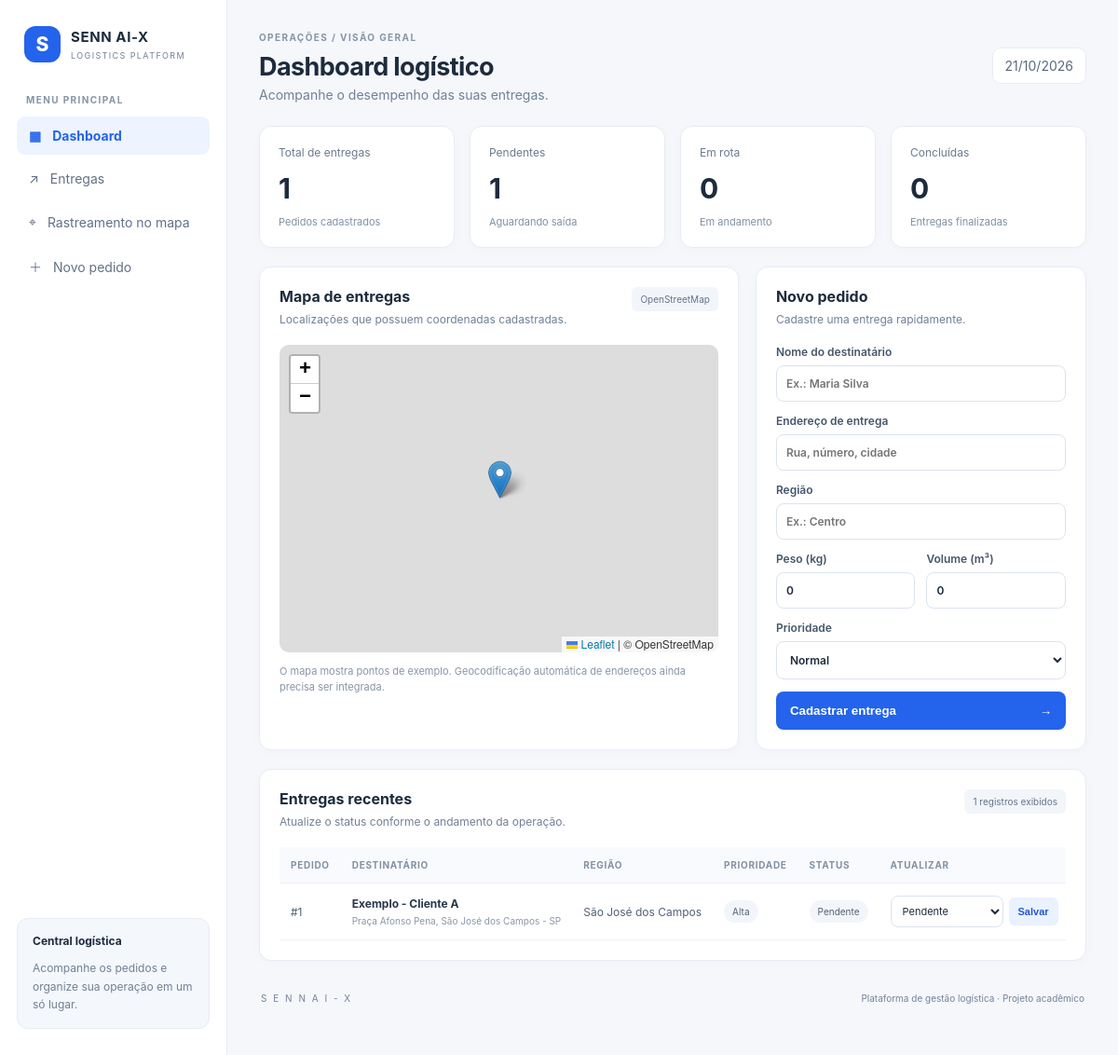
The page / on the database its author committed.
### tables this page shows
CREATE TABLE IF NOT EXISTS entregas (
  id INT AUTO_INCREMENT PRIMARY KEY,
  destinatario VARCHAR(120) NOT NULL,
  endereco VARCHAR(255) NOT NULL,
  regiao VARCHAR(100) NOT NULL,
  janela_entrega DATETIME NULL,
  peso_kg DECIMAL(10,2) NOT NULL DEFAULT 0,
  volume_m3 DECIMAL(10,2) NOT NULL DEFAULT 0,
  prioridade ENUM('Baixa','Normal','Alta','Urgente') NOT NULL DEFAULT 'Normal',
  status ENUM('Pendente','A caminho','Entregue','Falha') NOT NULL DEFAULT 'Pendente',
  latitude DECIMAL(10,7) NULL,
  longitude DECIMAL(10,7) NULL,
  criado_em TIMESTAMP DEFAULT CURRENT_TIMESTAMP
);

### index.php (the view, shortened to what this page needs)
<?php
require __DIR__ . '/config.php';
function e($value) {
    return htmlspecialchars((string)$value, ENT_QUOTES, 'UTF-8');
}
$total = (int)$pdo->query('SELECT COUNT(*) FROM entregas')->fetchColumn();
$pendentes = (int)$pdo->query("SELECT COUNT(*) FROM entregas WHERE status='Pendente'")->fetchColumn();
$emRota = (int)$pdo->query("SELECT COUNT(*) FROM entregas WHERE status='A caminho'")->fetchColumn();
$concluidas = (int)$pdo->query("SELECT COUNT(*) FROM entregas WHERE status='Entregue'")->fetchColumn();
$entregas = $pdo->query('SELECT * FROM entregas ORDER BY criado_em DESC LIMIT 100')->fetchAll();
?>
<!doctype html>
<html lang="pt-BR">
<head>
<link rel="stylesheet" href="https://unpkg.com/leaflet@1.9.4/dist/leaflet.css">
<link rel="stylesheet" href="style.css">
</head>
<body>
<aside class="sidebar">
  <div class="brand"><span class="brand-mark">S</span><div><strong>SENN AI-X</strong><small>LOGISTICS PLATFORM</small></div></div>
  <div class="nav-label">MENU PRINCIPAL</div>
  <a class="nav active" href="#painel">▦ <span>Dashboard</span></a>
  <a class="nav" href="#entregas">↗ <span>Entregas</span></a>
  <a class="nav" href="#mapa">⌖ <span>Rastreamento no mapa</span></a>
  <a class="nav" href="#nova-entrega">＋ <span>Novo pedido</span></a>
  <div class="sidebar-note"><strong>Central logística</strong><p>Acompanhe os pedidos e organize sua operação em um só lugar.</p></div>
</aside>
<main class="main" id="painel">
<header class="topbar"><div><span class="eyebrow">OPERAÇÕES / VISÃO GERAL</span><h1>Dashboard logístico</h1><p class="muted">Acompanhe o desempenho das suas entregas.</p></div><span class="today"><?= date('d/m/Y') ?></span></header>
<section class="metrics">
  <article class="metric"><span class="metric-label">Total de entregas</span><strong><?= $total ?></strong><span class="metric-foot">Pedidos cadastrados</span></article>
  <article class="metric"><span class="metric-label">Pendentes</span><strong><?= $pendentes ?></strong><span class="metric-foot">Aguardando saída</span></article>
  <article class="metric"><span class="metric-label">Em rota</span><strong><?= $emRota ?></strong><span class="metric-foot">Em andamento</span></article>
  <article class="metric"><span class="metric-label">Concluídas</span><strong><?= $concluidas ?></strong><span class="metric-foot">Entregas finalizadas</span></article>
</section>
<section class="content-grid">
  <article class="panel map-panel" id="mapa"><div class="panel-heading"><div><h2>Mapa de entregas</h2><p>Localizações que possuem coordenadas cadastradas.</p></div><span class="tag">OpenStreetMap</span></div><div id="map"></div><p class="hint">O mapa mostra pontos de exemplo. Geocodificação automática de endereços ainda precisa ser integrada.</p></article>
  <article class="panel form-panel" id="nova-entrega"><div class="panel-heading"><div><h2>Novo pedido</h2><p>Cadastre uma entrega rapidamente.</p></div></div>
  <form method="post">
    <label>Nome do destinatário<input name="destinatario" maxlength="120" required placeholder="Ex.: Maria Silva"></label>
    <label>Endereço de entrega<input name="endereco" maxlength="255" required placeholder="Rua, número, cidade"></label>
    <label>Região<input name="regiao" maxlength="100" required placeholder="Ex.: Centro"></label>
    <div class="two-cols"><label>Peso (kg)<input type="number" name="peso_kg" min="0" step="0.01" value="0" required></label><label>Volume (m³)<input type="number" name="volume_m3" min="0" step="0.01" value="0" required></label></div>
    <label>Prioridade<select name="prioridade"><option>Normal</option><option>Baixa</option><option>Alta</option><option>Urgente</option></select></label>
    <button class="primary" type="submit">Cadastrar entrega <span>→</span></button>
  </form></article>
</section>
<section class="panel deliveries" id="entregas"><div class="panel-heading"><div><h2>Entregas recentes</h2><p>Atualize o status conforme o andamento da operação.</p></div><span class="tag"><?= count($entregas) ?> registros exibidos</span></div>
<div class="table-wrap"><table><thead><tr><th>Pedido</th><th>Destinatário</th><th>Região</th><th>Prioridade</th><th>Status</th><th>Atualizar</th></tr></thead><tbody>
<?php foreach ($entregas as $entrega): ?>
<tr><td>#<?= (int)$entrega['id'] ?></td><td><strong><?= e($entrega['destinatario']) ?></strong><small class="cell-sub"><?= e($entrega['endereco']) ?></small></td><td><?= e($entrega['regiao']) ?></td><td><span class="priority"><?= e($entrega['prioridade']) ?></span></td><td><span class="status"><?= e($entrega['status']) ?></span></td><td><form class="inline-form" method="post"><input type="hidden" name="acao" value="atualizar_status"><input type="hidden" name="id" value="<?= (int)$entrega['id'] ?>"><select name="status" aria-label="Status da entrega #<?= (int)$entrega['id'] ?>"><?php foreach (['Pendente','A caminho','Entregue','Falha'] as $s): ?><option <?= $entrega['status']===$s?'selected':'' ?>><?= e($s) ?></option><?php endforeach; ?></select><button class="small-btn" type="submit">Salvar</button></form></td></tr>
<?php endforeach; ?>
</tbody></table></div></section>
<footer> S E N N  A I - X <span>Plataforma de gestão logística · Projeto acadêmico</span></footer>
</main>
</body>
</html>

### style.css (style rules this page uses)
:root { --navy:#142b4a;--blue:#2463eb;--blue-light:#edf4ff;--bg:#f5f7fb;--text:#1d2b3d;--muted:#718096;--line:#e7ecf3;--white:#fff }
* { box-sizing:border-box }
body { margin:0;background:var(--bg);color:var(--text);font-family:Inter,Segoe UI,Arial,sans-serif;font-size:14px }
.sidebar { position:fixed;inset:0 auto 0 0;width:244px;background:#fff;border-right:1px solid var(--line);padding:28px 18px;display:flex;flex-direction:column }
.brand { display:flex;align-items:center;gap:11px;padding:0 8px 34px }
.brand-mark { display:grid;place-items:center;width:39px;height:39px;border-radius:12px;background:var(--blue);color:white;font-size:21px;font-weight:800 }
.brand strong { display:block;font-size:15px;letter-spacing:.6px }
.brand small { font-size:9px;color:var(--muted);letter-spacing:1.4px }
.nav-label,.eyebrow { font-size:10px;letter-spacing:1.4px;color:#8794a7;font-weight:700 }
.nav-label { padding:0 10px 12px }
.nav { padding:12px 13px;display:flex;gap:12px;align-items:center;color:#627087;text-decoration:none;border-radius:9px;margin-bottom:5px }
.nav.active { background:var(--blue-light);color:var(--blue);font-weight:700 }
.sidebar-note { margin-top:auto;background:#f4f7fc;border:1px solid var(--line);border-radius:12px;padding:16px;font-size:12px }
.sidebar-note p { color:var(--muted);line-height:1.6;margin-bottom:0 }
.main { margin-left:244px;padding:30px 34px;max-width:1800px }
.topbar { display:flex;justify-content:space-between;align-items:center;margin-bottom:25px }
.topbar h1 { font-size:27px;margin:8px 0 5px;letter-spacing:-.6px }
.muted,.panel-heading p { color:var(--muted);margin:0 }
.today { background:#fff;border:1px solid var(--line);padding:10px 13px;border-radius:9px;color:#59687e }
.metrics { display:grid;grid-template-columns:repeat(4,minmax(0,1fr));gap:16px;margin-bottom:20px }
.metric,.panel { background:#fff;border:1px solid var(--line);border-radius:13px;box-shadow:0 3px 14px #172b4d05 }
.metric { padding:20px }
.metric-label { display:block;color:#6c7a8e;font-size:12px }
.metric strong { display:block;font-size:30px;margin:13px 0 8px;letter-spacing:-1px }
.metric-foot { color:#8290a2;font-size:11px }
.content-grid { display:grid;grid-template-columns:minmax(0,1.45fr) minmax(300px,1fr);gap:18px;margin-bottom:20px }
.panel { padding:21px;min-width:0 }
.panel-heading { display:flex;justify-content:space-between;align-items:flex-start;gap:12px;margin-bottom:18px }
.panel-heading h2 { font-size:16px;margin:0 0 6px }
.panel-heading p { font-size:12px;line-height:1.5 }
.tag { font-size:10px;background:#f2f5fa;color:#64748b;border-radius:6px;padding:7px 9px;white-space:nowrap }
#map { height:330px;width:100%;border-radius:10px;z-index:1 }
.hint { font-size:11px;color:#8995a5;margin:12px 0 0;line-height:1.5 }
form label { display:block;font-size:12px;font-weight:600;color:#46556a;margin-bottom:13px }
input,select { font:inherit;color:var(--text);width:100%;margin-top:7px;padding:11px 10px;border:1px solid #dce3ed;border-radius:8px;background:#fff;outline:none }
.two-cols { display:grid;grid-template-columns:1fr 1fr;gap:12px }
.primary { width:100%;border:0;background:var(--blue);color:#fff;padding:13px 15px;border-radius:8px;font-weight:700;cursor:pointer;display:flex;justify-content:space-between }
.deliveries { margin-bottom:24px }
.table-wrap { overflow-x:auto }
table { width:100%;border-collapse:collapse;text-align:left;white-space:nowrap }
th { font-size:10px;color:#8290a2;text-transform:uppercase;letter-spacing:.7px;background:#f8fafd }
td,th { padding:13px 12px;border-bottom:1px solid #edf0f5 }
td { font-size:12px;color:#536176 }
td strong { color:#27364b }
.cell-sub { display:block;color:#8a96a7;font-size:10px;margin-top:5px;max-width:230px;overflow:hidden;text-overflow:ellipsis }
.priority,.status { display:inline-block;border-radius:20px;background:#f2f5fa;padding:6px 9px;font-size:10px }
.inline-form { display:flex;gap:6px;align-items:center;min-width:180px }
.inline-form select { margin:0;padding:8px;min-width:100px;font-size:11px }
.small-btn { border:0;border-radius:6px;padding:9px 10px;background:#eaf1ff;color:#2458ce;font-size:11px;font-weight:700;cursor:pointer }
footer { color:#75839a;font-size:10px;letter-spacing:2px;padding:10px 2px 25px }
footer span { float:right;letter-spacing:0 }

### rows shown on the page
entregas: id "1", destinatario "Exemplo - Cliente A", endereco "Praça Afonso Pena, São José dos Campos - SP", regiao "São José dos Campos", prioridade "Alta", status "Pendente"

### other values the page prints
$total "1"
$pendentes "1"
$emRota "0"
$concluidas "0"
count($entregas) "1"
form field status "Pendente"
